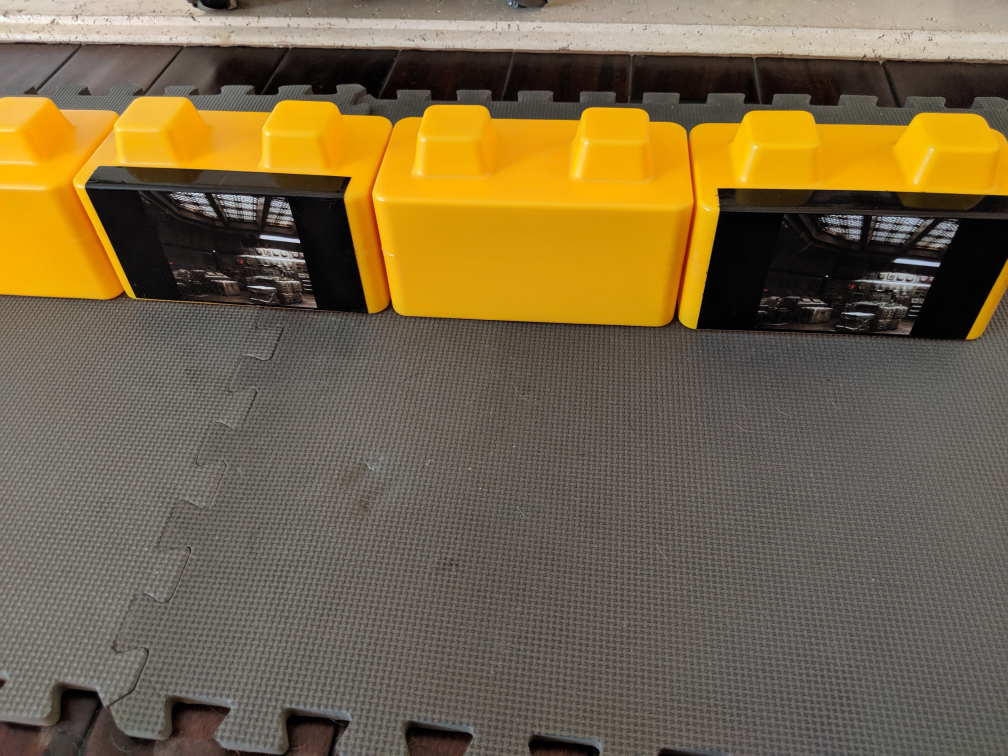
#> input picture skystones_2.jpg, 4032 x 3024 px (shown at 1/4 size)
$ python base_alignment.py
#> lines starting #> are read from the running program, lines starting #| are printed output that depends on the picture; after the words box and inside, x2 and y2 are one past the last pixel; in counts of white or black regions, pixels touching at a corner belong together
from __future__ import print_function
import sys
PY3 = sys.version_info[0] == 3

if PY3:
    xrange = range

import numpy as np
import cv2 as cv
from matplotlib import pyplot as plt

def test1():
    img = cv.imread('ftc_base.jpg', 1)

    h, w, c = img.shape
    print(h, w, c)

    edges = cv.Canny(img,100,200)
    plt.subplot(121),plt.imshow(img,cmap = 'gray')
    plt.title('Original Image'), plt.xticks([]), plt.yticks([])
    plt.subplot(122),plt.imshow(edges,cmap = 'gray')
    plt.title('Edge Image'), plt.xticks([]), plt.yticks([])
    plt.show();


def make_image():
    #img = cv.imread('ftc_base.jpg', 1)
    img = cv.imread('skystones_2.jpg', 1)
#> img is the input picture: shape (3024, 4032, 3); mean B, G, R 70.6, 102, 118.4
    print(type(img))
#| <class 'numpy.ndarray'>
    h, w, c = img.shape
#> h = 3024; w = 4032; c = 3
    print(h, w, c)
#| 3024 4032 3
    #img = np.zeros((500, 500), np.uint8)
    black, white = 0, 255
    for i in xrange(6):
        dx = int((i%2)*250 - 30)
        dy = int((i/2.)*150)

        if i == 0:
            for j in xrange(11):
                angle = (j+5)*np.pi/21
                c, s = np.cos(angle), np.sin(angle)
                x1, y1 = np.int32([dx+100+j*10-80*c, dy+100-90*s])
                x2, y2 = np.int32([dx+100+j*10-30*c, dy+100-30*s])
                cv.line(img, (x1, y1), (x2, y2), white)

        cv.ellipse( img, (dx+150, dy+100), (100,70), 0, 0, 360, white, -1 )
        cv.ellipse( img, (dx+115, dy+70), (30,20), 0, 0, 360, black, -1 )
        cv.ellipse( img, (dx+185, dy+70), (30,20), 0, 0, 360, black, -1 )
        cv.ellipse( img, (dx+115, dy+70), (15,15), 0, 0, 360, white, -1 )
        cv.ellipse( img, (dx+185, dy+70), (15,15), 0, 0, 360, white, -1 )
        cv.ellipse( img, (dx+115, dy+70), (5,5), 0, 0, 360, black, -1 )
        cv.ellipse( img, (dx+185, dy+70), (5,5), 0, 0, 360, black, -1 )
        cv.ellipse( img, (dx+150, dy+100), (10,5), 0, 0, 360, black, -1 )
        cv.ellipse( img, (dx+150, dy+150), (40,10), 0, 0, 360, black, -1 )
        cv.ellipse( img, (dx+27, dy+100), (20,35), 0, 0, 360, white, -1 )
        cv.ellipse( img, (dx+273, dy+100), (20,35), 0, 0, 360, white, -1 )
    return img

def main():
    img = make_image()
    #img = edges
    h, w = img.shape[:2]
#> h = 3024; w = 4032

    scale_percent = 20  # percent of original size
    width = int(img.shape[1] * scale_percent / 100)
#> width = 806
    height = int(img.shape[0] * scale_percent / 100)
#> height = 604
    dim = (width, height)
#> dim = (806, 604)
    # resize image
    resized = cv.resize(img, dim, interpolation=cv.INTER_AREA)
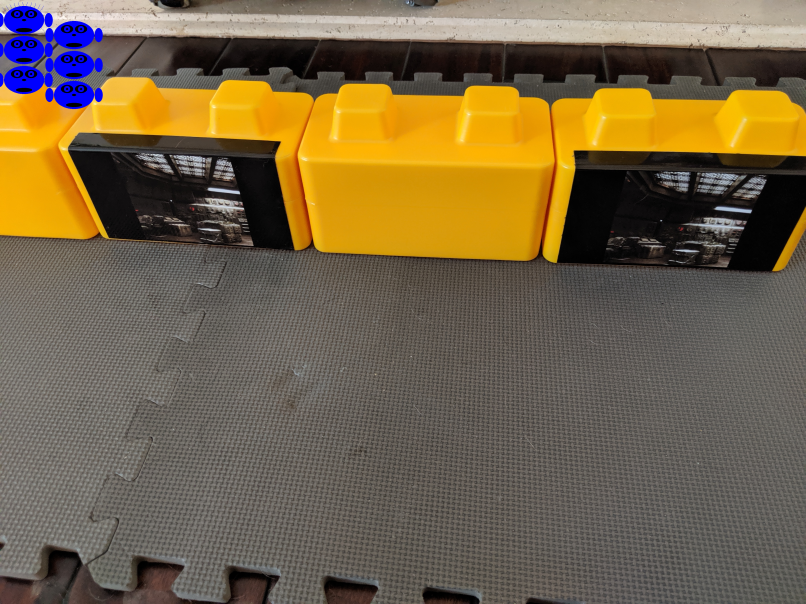
#> resized: shape (604, 806, 3); mean B, G, R 71.9, 100.2, 116.3

    print('Resized Dimensions : ', resized.shape)
#| Resized Dimensions :  (604, 806, 3)

    cv.imshow("Resized image", resized)
    cv.waitKey(0)
    img=resized;

    imgray = cv.cvtColor(img, cv.COLOR_BGR2GRAY)
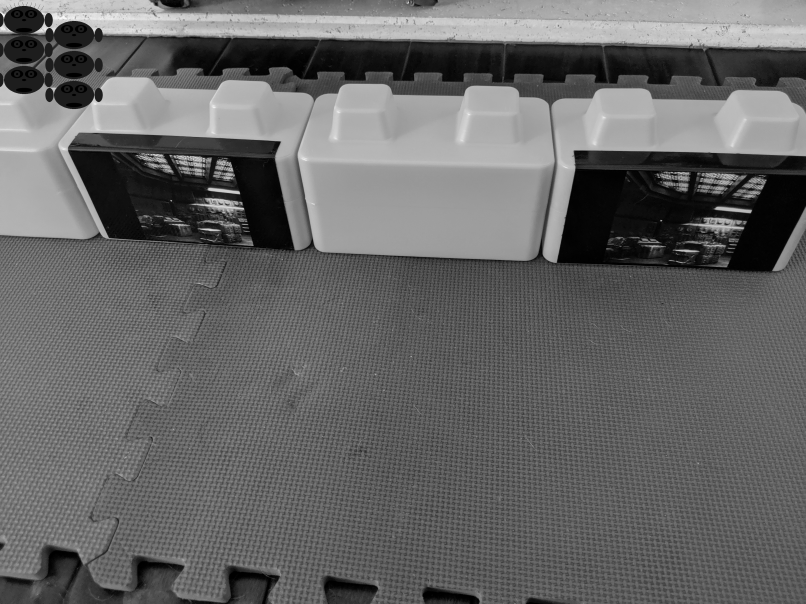
#> imgray: shape (604, 806); min 0, max 249, mean 101.8
    plt.subplot(131), plt.imshow(imgray)
    plt.subplot(132), plt.imshow(cv.cvtColor(img, cv.COLOR_BGR2RGB))
    imghsv = cv.cvtColor(img, cv.COLOR_BGR2HSV)
#> imghsv: shape (604, 806, 3); mean H, S, V 21.7, 74.1, 119.1
    plt.subplot(133), plt.imshow(cv.cvtColor(img, cv.COLOR_BGR2HSV))
    plt.show()
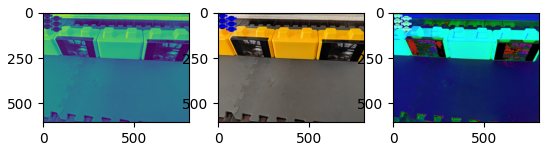
#> figure drawn by matplotlib, 3 panels

    ret, blackAndWhiteImage = cv.threshold(imgray, 127, 255, 0)
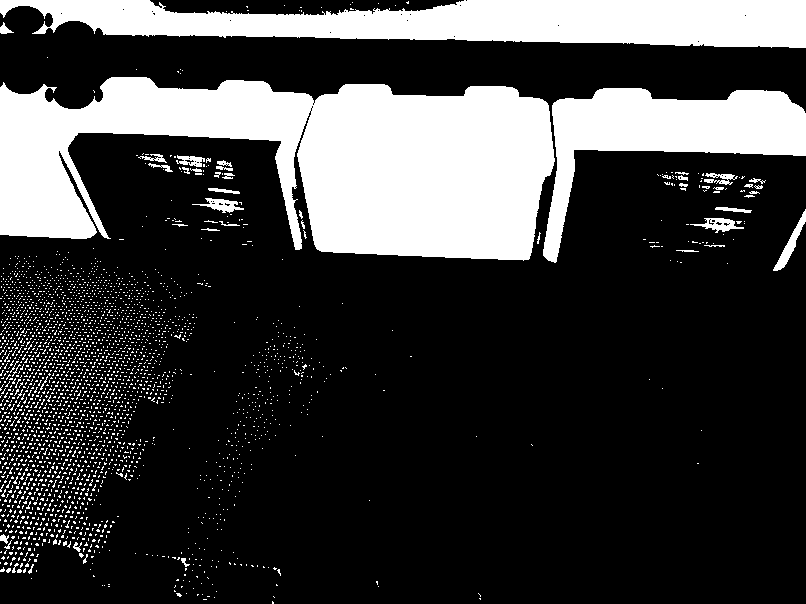
#> blackAndWhiteImage: shape (604, 806); 24.3% white; 2846 white regions (2802 under 20 px)
    plt.imshow(blackAndWhiteImage)
    plt.show()

    contours0, hierarchy = cv.findContours( blackAndWhiteImage, cv.RETR_TREE, cv.CHAIN_APPROX_SIMPLE)
#> contours0 = 2913 contours, 2891 with area under 20; largest, box (x1, y1, x2, y2) and area: (0, 77, 555, 261) 62514, (0, 0, 806, 48) 26058, (543, 88, 806, 263) 15814, (773, 209, 806, 271) 412, (690, 218, 744, 233) 316
    contours = [cv.approxPolyDP(cnt, 3, True) for cnt in contours0]
#> contours = 2913 contours, 2897 with area under 20; largest, box (x1, y1, x2, y2) and area: (0, 77, 555, 261) 62708, (0, 0, 806, 48) 26014, (543, 88, 806, 262) 15812, (773, 209, 806, 271) 389, (690, 218, 744, 233) 352

    def update(levels):
#> called with levels = 3
        vis = np.zeros((height, width, 3), np.uint8)
        levels = levels - 3
        cv.drawContours( vis, contours, (-1, 2)[levels <= 0], (128,255,255),
            3, cv.LINE_AA, hierarchy, abs(levels) )
        cv.imshow('contours', vis)
    update(3)
    cv.createTrackbar( "levels+3", "contours", 3, 7, update )
    cv.imshow('image', img)
    cv.waitKey()
    print('Done')
    cv.destroyAllWindows()

if __name__ == '__main__':
    print(__doc__)
    main()
    cv.destroyAllWindows()
